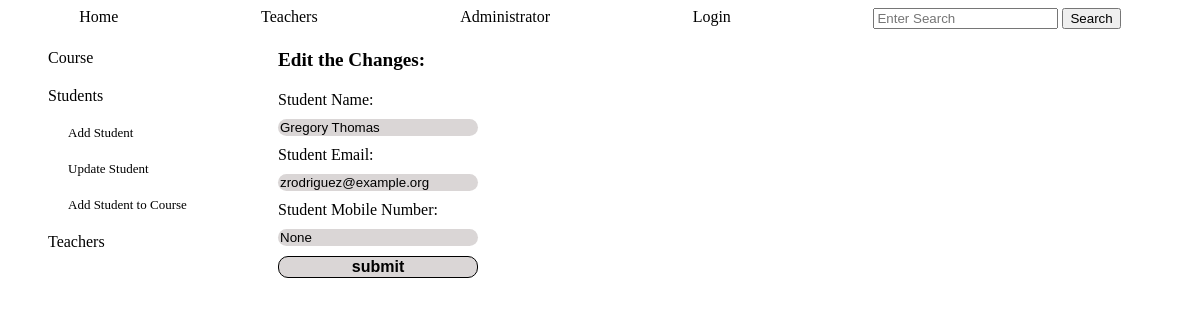
Before: /chosen_student/1 with the older database file.
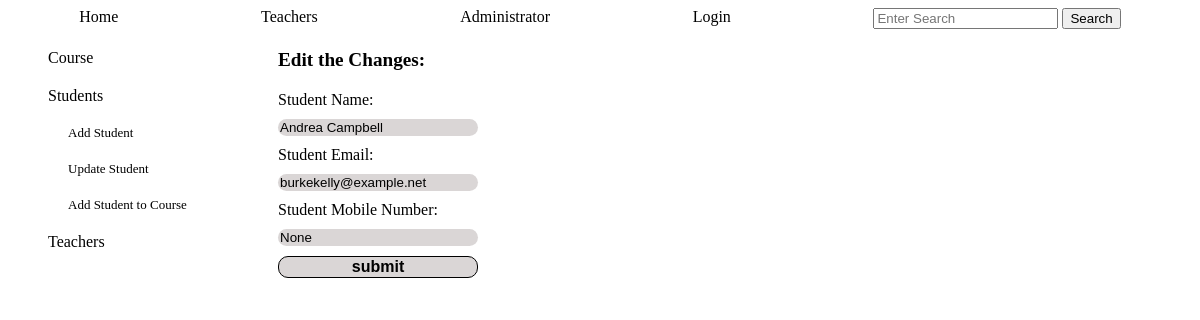
After: the same page with the newer database file.
### tables this page shows
CREATE TABLE students (
        id INTEGER PRIMARY KEY,
        name TEXT NOT NULL,
        email TEXT NOT NULL UNIQUE,
        phone TEXT
        );

### app.py (the view)
@app.route('/chosen_student/<student_id>', methods=['GET', 'POST'])
def chosen_student_update(student_id):
    student_info=crud.read_if('*',"students","id", student_id)
    student_object=create_students_objects(student_info)
    if request.method=='POST':
        name=request.form['name'].title()
        email=request.form['email']
        phone=request.form['phone']
        try:
            crud.update_if('students', 'name, email, phone', f"'{name}', '{email}', '{phone}'",'id', student_id)
        except:
          return render_template('update_students.html',title='Edit the Changes:', student_object=student_object, note="Email or Mobile number already exists")
        return redirect(url_for('admin_students'))
    else:
        return render_template('update_students.html',title='Edit the Changes:', student_object=student_object)

### crud.py (called while the page is built)
def read_if(column, table, value, condition):
    return query(f"SELECT {column} FROM {table} WHERE {value}='{condition}'")

### functions.py (called while the page is built)
def create_students_objects(students: list):
    students_objects=[classes.Student(student[0], student[1], student[2], student[3]) for student in students]
    return students_objects

### setup_db.py (called while the page is built)
def query(sql):
    with sqlite3.connect('students.db') as conn:
        cur=conn.cursor()
        cur.execute(sql)
        return cur.fetchall()

### templates/update_students.html (shortened to what this page needs)
{% include "admin_nav_students.html" %}
    <div class="main_student_update" >
        <div class="main_chosen_student">
            <div class="title_chosen_student">{{title}}</div>
            <form class="info_chosen_student" action="" method="POST">
                {% for student in student_object %}
                Student Name: <input type="text" name="name" value="{{student.name}}" >
                Student Email: <input type="email" name="email" value="{{student.email}}"  title="example@example.com">
                Student Mobile Number: <input type="tel" name="phone" value="{{student.phone}}" title="example: 050-1234567"  pattern="[0-9]{3}-[0-9]{7}">
                <input id="submit" type="submit" value="submit">
                {% endfor %}
            </form>
        </div>
    </div>
</div>

Changed rows visible on the page:
changed students: name "Gregory Thomas" → "Andrea Campbell"; email "zrodriguez@example.org" → "burkekelly@example.net"
